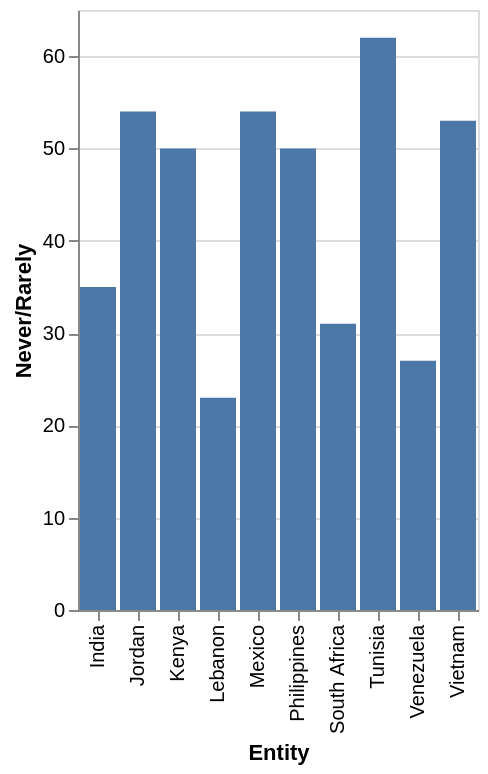

The specification (Vega-Lite) saved for this image:
### Vega-Lite specification from a JSON file in a GitHub repository (floating-point values rounded to 4 significant figures)
{"$schema": "https://vega.github.io/schema/vega-lite/v5.json", "description": "Bar chart auto-generated from CSV", "data": {"values": [{"Entity": "Tunisia", "Never/Rarely": "62", "Occasionally Frequently": "38.0"}, {"Entity": "Vietnam", "Never/Rarely": "53", "Occasionally Frequently": "nan"}, {"Entity": "Jordan", "Never/Rarely": "54", "Occasionally Frequently": "45.0"}, {"Entity": "Mexico", "Never/Rarely": "54", "Occasionally Frequently": "46.0"}, {"Entity": "Kenya", "Never/Rarely": "50", "Occasionally Frequently": "49.0"}, {"Entity": "Philippines", "Never/Rarely": "50", "Occasionally Frequently": "50.0"}, {"Entity": "India", "Never/Rarely": "35", "Occasionally Frequently": "59.0"}, {"Entity": "South Africa", "Never/Rarely": "31", "Occasionally Frequently": "69.0"}, {"Entity": "Venezuela", "Never/Rarely": "27", "Occasionally Frequently": "73.0"}, {"Entity": "Lebanon", "Never/Rarely": "23", "Occasionally Frequently": "73.0"}]}, "mark": "bar", "encoding": {"x": {"field": "Entity", "type": "ordinal"}, "y": {"field": "Never/Rarely", "type": "quantitative"}}}
